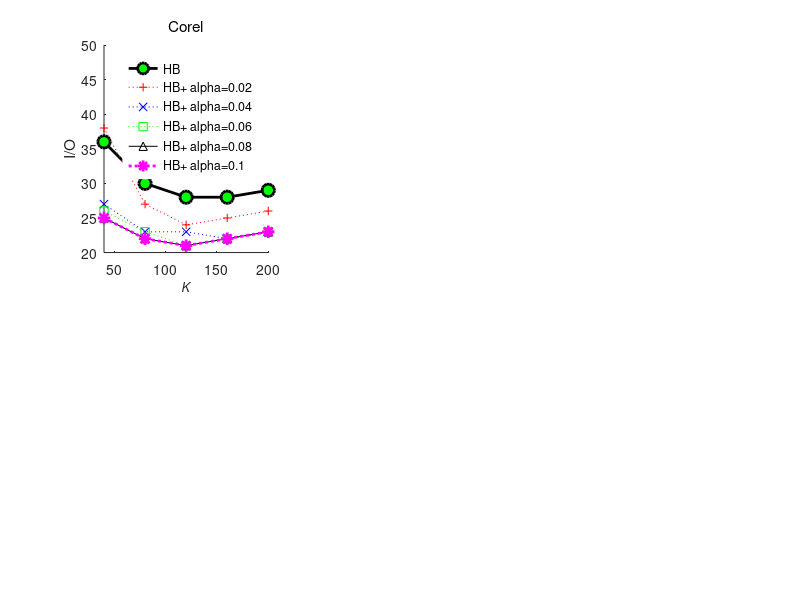

Source code (MATLAB): (Note: this script raises an error after producing the figure.)
%% tuning alpha for I/O and CPU in all data dataset
% some common config
linesolid = ['-r+'; '-bx'; '-gs'; '-k^'; '-m*'; '-ko'];
linedashed = [':r+'; ':bx'; ':gs'; ':k^'; ':m*'; ':ko'];
hold on;
box on;
set(gcf,'Position',[100 100 1300, 720]);

%% I/O cost
% Corel
subplot(2,3,1);
x_nk = [40:40:200];
y_io_hb = [36,30,28,28,29];
y_io = [...
    38,27,24,25,26;...
    27,23,23,22,23;...
    26,23,21,22,23;...
    25,22,21,22,23;...
    25,22,21,22,23];
hold on;
plot(x_nk, y_io_hb, linesolid(6,:), ...
        'LineWidth',2, 'MarkerSize',9, 'MarkerFaceColor', 'g');
plot(...
        x_nk, y_io(1,:), linedashed(1,:), ...
        x_nk, y_io(2,:), linedashed(2,:), ...
        x_nk, y_io(3,:), linedashed(3,:), ...
        x_nk, y_io(4,:), linesolid(4,:), ...
        x_nk, y_io(5,:), linedashed(5,:), ...
        'LineWidth',2, 'MarkerSize',9);

title('Corel', 'Fontname', 'Helvetica', 'FontAngle', 'Normal', 'FontWeight', 'Normal');
xlabel('K');
ylabel('I/O');
h=legend('HB', 'HB+ alpha=0.02', 'HB+ alpha=0.04', 'HB+ alpha=0.06', 'HB+ alpha=0.08', 'HB+ alpha=0.1');
set(h, 'EdgeColor', 'White', 'Location', 'NorthEast');
axis([40,200, 20, 50]);
set(get(gca,'XLabel'),'FontSize',9, 'FontAngle', 'Italic', 'FontWeight', 'Normal', 'Vertical','top');
set(get(gca,'YLabel'),'FontSize',10, 'FontAngle', 'Italic', 'FontWeight', 'Normal', 'Vertical','bottom');
set(gca, 'Fontname', 'Helvetica',  'FontSize',10);
set(gca, 'XTick', x_nk');
set(gca, 'YTick', [20:6:50]);

% Aerial
subplot(2,3,2);
x_nk = [300:100:700];
y_io_hb = [164,155,152,153,154];
y_io = [...
    141,130,131,131,139;...
    130,126,126,127,130;...
    128,124,126,126,129;...
    128,125,126,126,129;...
    128,125,126,126,129];
hold on;
plot(x_nk, y_io_hb, linesolid(6,:), ...
        'LineWidth',2, 'MarkerSize',9, 'MarkerFaceColor', 'g');
plot(...
        x_nk, y_io(1,:), linedashed(1,:), ...
        x_nk, y_io(2,:), linedashed(2,:), ...
        x_nk, y_io(3,:), linesolid(3,:), ...
        x_nk, y_io(4,:), linedashed(4,:), ...
        x_nk, y_io(5,:), linedashed(5,:), ...
        'LineWidth',2, 'MarkerSize',9);
title('Aerial', 'Fontname', 'Helvetica', 'FontAngle', 'Normal', 'FontWeight', 'Normal');
xlabel('K');
ylabel('I/O');
h=legend('HB', 'HB+ alpha=0.02', 'HB+ alpha=0.04', 'HB+ alpha=0.06', 'HB+ alpha=0.08', 'HB+ alpha=0.1');
set(h, 'EdgeColor', 'White', 'Location', 'NorthEast');
axis([300, 700, 120, 220]);
set(get(gca,'XLabel'),'FontSize',9, 'FontAngle', 'Italic', 'FontWeight', 'Normal', 'Vertical','top');
set(get(gca,'YLabel'),'FontSize',10, 'FontAngle', 'Italic', 'FontWeight', 'Normal', 'Vertical','bottom');
set(gca, 'Fontname', 'Helvetica',  'FontSize',10);
set(gca, 'XTick', x_nk');
set(gca, 'YTick', [120:20:220]);

% WT
subplot(2,3,3);
x_nk = [800:200:1600];
y_io_hb = [301,290,287,287,287];
y_io = [...
    238,238,239,237,240;...
    238,235,234,234,237;...
    238,235,234,234,237;...
    234,235,234,234,237;...
    234,235,234,234,237];
hold on;
plot(x_nk, y_io_hb, linesolid(6,:), ...
        'LineWidth',2, 'MarkerSize',9, 'MarkerFaceColor', 'g');
plot(...
        x_nk, y_io(1,:), linedashed(1,:), ...
        x_nk, y_io(2,:), linedashed(2,:), ...
        x_nk, y_io(3,:), linedashed(3,:), ...
        x_nk, y_io(4,:), linesolid(4,:), ...
        x_nk, y_io(5,:), linedashed(5,:), ...
        'LineWidth',2, 'MarkerSize',9);

title('WT', 'Fontname', 'Helvetica', 'FontAngle', 'Normal', 'FontWeight', 'Normal');
xlabel('K');
ylabel('I/O');
h=legend('HB', 'HB+ alpha=0.02', 'HB+ alpha=0.04', 'HB+ alpha=0.06', 'HB+ alpha=0.08', 'HB+ alpha=0.1');
set(h, 'EdgeColor', 'White', 'Location', 'NorthEast');
axis([800, 1600, 200, 440]);
set(get(gca,'XLabel'),'FontSize',9, 'FontAngle', 'Italic', 'FontWeight', 'Normal', 'Vertical','top');
set(get(gca,'YLabel'),'FontSize',10, 'FontAngle', 'Italic', 'FontWeight', 'Normal', 'Vertical','bottom');
set(gca, 'Fontname', 'Helvetica',  'FontSize',10);
set(gca, 'XTick', x_nk');
set(gca, 'YTick', [200:40:440]);

